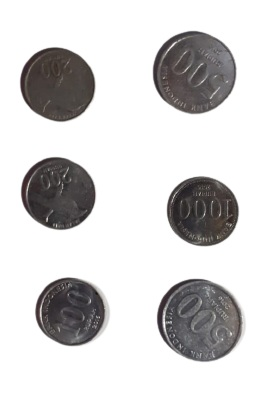
%> input picture cuan5.jpg, 259 x 395 px
$ octave prog.m   (GNU Octave 9; MATLAB toolbox functions it lacks are replaced by stand-ins)
%> lines starting %> are read from the running program, lines starting %| are printed output that depends on the picture; in (x1, y1, x2, y2) boxes, pixels count from 0 and x2, y2 are one past the last pixel; in counts of white or black regions, pixels touching at a corner belong together; the program's own positions count from 1
clc
clear
Img = imread('cuan5.jpg');
%> Img is the input picture: size 395x259x3 uint8; mean R, G, B 209, 207.7, 207.7
Img_gray = rgb2gray(Img);
gambar = imbinarize(Img_gray,graythresh(Img_gray));
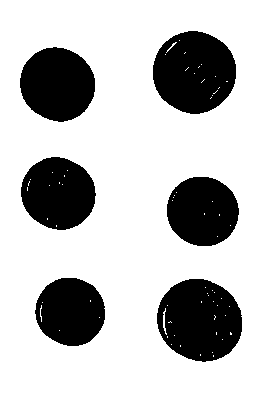
%> gambar: size 395x259 logical; 73.7% white; 6 black regions, box (x1, y1, x2, y2) and area: (157, 279, 242, 362) 5412, (153, 31, 236, 114) 5323, (20, 47, 95, 122) 4335, (21, 157, 96, 230) 4189, (167, 177, 239, 246) 3923, (35, 278, 105, 346) 3710
gambar = imcomplement(gambar);
gambar = bwareaopen(gambar,500);
gambar = imfill(gambar,'holes');
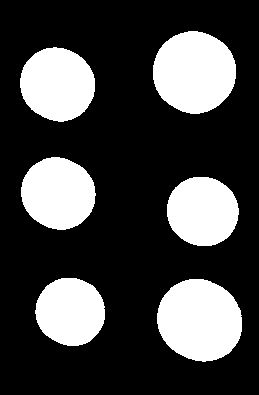
%> gambar: size 395x259 logical; 26.5% white; 6 white regions
[B,L] = bwlabel(gambar);
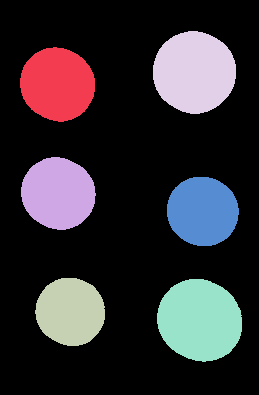
%> B: size 395x259 double; 7 distinct labels, from 0 to 6; one colour per label, 0 black
%> L = 6
stats = regionprops(B,'All');
%> stats = 6 regions; largest, box (x1, y1, x2, y2), Area, Centroid, MajorAxisLength, MinorAxisLength and Eccentricity: (157, 279, 242, 362) 5501 [200.3 320.8] 87.5 80.08 0.403, (153, 31, 236, 114) 5374 [194.9 72.8] 83.47 82.01 0.186, (20, 47, 95, 122) 4335 [58.1 84.9] 76.47 72.21 0.329, (21, 157, 96, 230) 4211 [58.8 194] 75.66 70.9 0.349
imshow(Img);
hold on
Boundaries = bwboundaries(gambar,'noholes');
%> Boundaries = 6 boundaries; box (x1, y1, x2, y2) and points: (157, 279, 242, 362) 237, (153, 31, 236, 114) 233, (20, 47, 95, 122) 210, (21, 157, 96, 230) 206, (167, 177, 239, 246) 200, (35, 278, 105, 346) 195
    data_koin = zeros(L,1);
    out = 0;
for n = 1:L
    boundary = Boundaries{n};
    bw_label = (B==n);
    Area = stats(n).Area;
    centroid = stats(n).Centroid;
        if Area<3800 && Area>1000
            nilai = 100;
        elseif Area<4000 && Area>3800
            nilai = 1000;
        elseif Area<5000 && Area>4000
            nilai = 200;
        else
            nilai = 500;
        end
        plot(boundary(:,2), boundary(:,1), 'y', 'LineWidth', 2)
        text(centroid(1)-50,centroid(2),num2str(nilai),...
            'Color','b','FontSize',20,'FontWeight','bold');
        jumlah = 0;
        data_koin(n) = nilai;
        for i = 1:length(data_koin)
            jumlah = jumlah + data_koin(i);
        end
        out = jumlah;
end
%> this loop made 6 passes
%> (Area, centroid, nilai, out) on passes 1 to 6: (4335, [58.12 84.87], 200, 200), (4211, [58.84 194], 200, 400), (3734, [71 312.3], 100, 500), (5374, [194.9 72.81], 500, 1000), (5501, [200.3 320.8], 500, 1500), (3934, [203.3 211.9], 1000, 2500)
%> pass 1, `bw_label = (B==n);`:
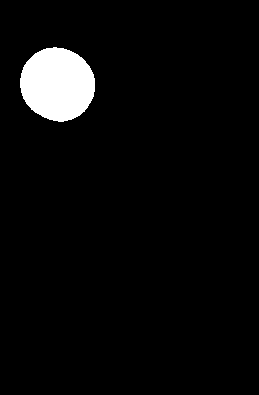
%> bw_label: size 395x259 logical; 4.2% white; 1 white region, box (x1, y1, x2, y2) and area: (20, 47, 95, 122) 4335
%> pass 2, `bw_label = (B==n);`:
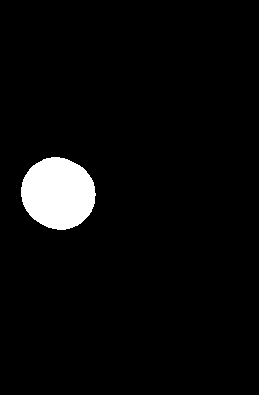
%> bw_label: size 395x259 logical; 4.1% white; 1 white region, box (x1, y1, x2, y2) and area: (21, 157, 96, 230) 4211
%> pass 3, `bw_label = (B==n);`:
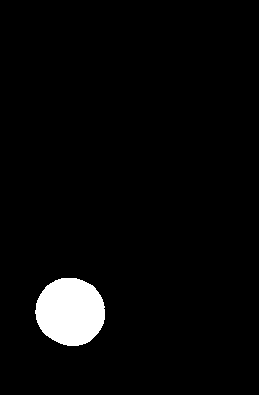
%> bw_label: size 395x259 logical; 3.6% white; 1 white region, box (x1, y1, x2, y2) and area: (35, 278, 105, 346) 3734
%> after the loop, data_koin = [200; 200; 100; 500; 500; 1000]
%> after the loop:
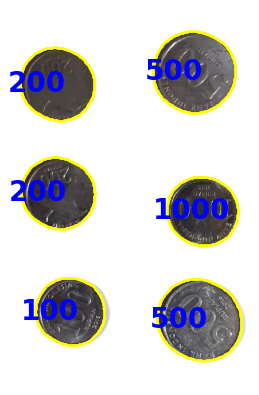
%> figure redrawn from the program's plot data
[~,n_100] = find(data_koin==100);
%> n_100 = 1
    nilai_100 = numel(n_100);
%> nilai_100 = 1
[~,n_200] = find(data_koin==200);
%> n_200 = [1; 1]
    nilai_200 = numel(n_200);
%> nilai_200 = 2
[~,n_500] = find(data_koin==500);
%> n_500 = [1; 1]
    nilai_500 = numel(n_500);
%> nilai_500 = 2
[~,n_1000] = find(data_koin==1000);
%> n_1000 = 1
    nilai_1000 = numel(n_1000);
%> nilai_1000 = 1
fprintf("Jumlah uang 100  : %2.f Keping\n", nilai_100);
%| Jumlah uang 100  :  1 Keping
fprintf("Jumlah uang 200  : %2.f Keping\n", nilai_200);
%| Jumlah uang 200  :  2 Keping
fprintf("Jumlah uang 500  : %2.f Keping\n", nilai_500);
%| Jumlah uang 500  :  2 Keping
fprintf("Jumlah uang 1000 : %2.f Keping\n", nilai_1000);
%| Jumlah uang 1000 :  1 Keping
fprintf("Total seluruh uang = Rp. %2.f ", out);
%| Total seluruh uang = Rp. 2500
